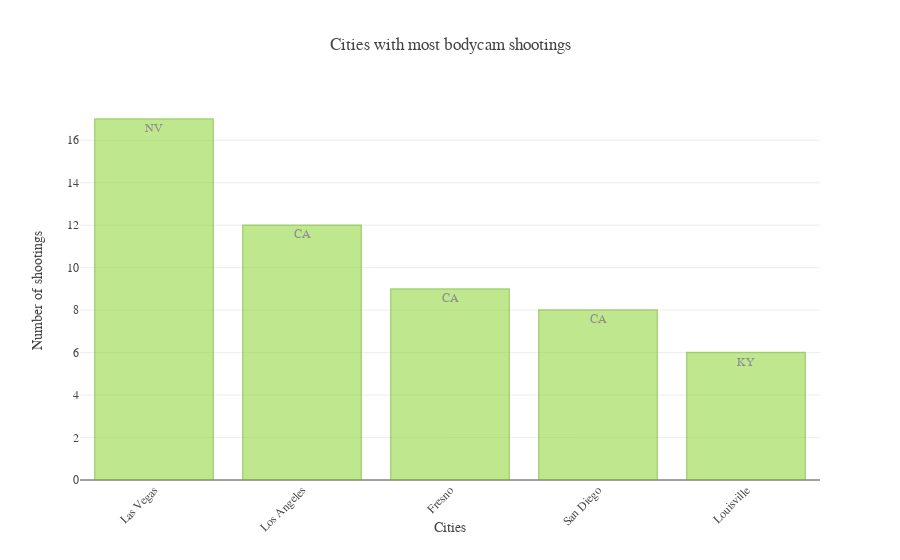

Notebook code cell kept with this figure:
### Markdown cell above
## Cities with Bodycams
---

Where in America are bodycams being used?

This barplot looks at cities where a bodycam was being used. Then the number of shootings is counted and the top 5 cities are plotted with their city in y axis and state inside bar.

Las Vegas has 17 shootings where police officer(s) had a body camera while Los Angeles came in second with 12.

### Code cell
# Find cities/states with the most amount of shootings involving body cameras
top_cities = data.loc[data['body_camera'] == True].groupby(["city", "state"]).size().sort_values(ascending=False)[:5]
x = top_cities.index.get_level_values(level='city')
y = top_cities.values

trace_data = [go.Bar(x=x,
                     y=y,
                     text = top_cities.index.get_level_values(level='state'),
                     textposition = 'auto',
                     marker=dict(
                         color='rgb(147,216,68)',
                         line=dict(
                             color='rgb(112,180,33)',
                             width=1.5),
                     ),
                     opacity=0.6
                    )]

layout = go.Layout(font = dict(family = "Overpass"),
                   title = "Cities with most bodycam shootings",
                   xaxis = dict(tickangle=-45,
                              title = "Cities"),
                   yaxis = dict(title = "Number of shootings")
)

fig = go.FigureWidget(data=trace_data, layout=layout)
plotly.offline.iplot(fig, validate=False, show_link=False, image='png', filename='cities-bodycam')

### Figure 1 — Plotly figure (JSON) as saved in the notebook; plotly's stock layout.template omitted (floating-point values rounded to 4 significant figures)
{"data": [{"marker": {"color": "rgb(147,216,68)", "line": {"color": "rgb(112,180,33)", "width": 1.5}}, "opacity": 0.6, "text": ["NV", "CA", "CA", "CA", "KY"], "textposition": "auto", "type": "bar", "uid": "e313b436-afb0-4f6d-a5c5-9f87c28bb055", "x": ["Las Vegas", "Los Angeles", "Fresno", "San Diego", "Louisville"], "y": [17, 12, 9, 8, 6]}], "layout": {"font": {"family": "Overpass"}, "title": {"text": "Cities with most bodycam shootings"}, "xaxis": {"tickangle": -45, "title": {"text": "Cities"}}, "yaxis": {"title": {"text": "Number of shootings"}}}}
